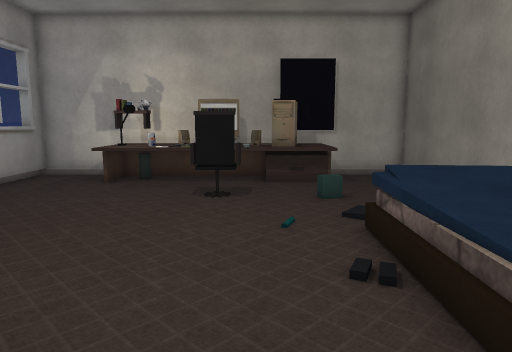
view 1 (above)

12 first-person views from a walk through a Unity game level. The camera is 1.3 m above the floor, tilts 8° down and sees 70° across. The floor is counted in squares, 0.5 m on a side. Each view is taken from the middle of a square. On the plan, view 1 faces up. The plan holds only what a view shows up to about 20 squares ahead; the rest is blank. Some surface patterns are stand-ins.

view 2
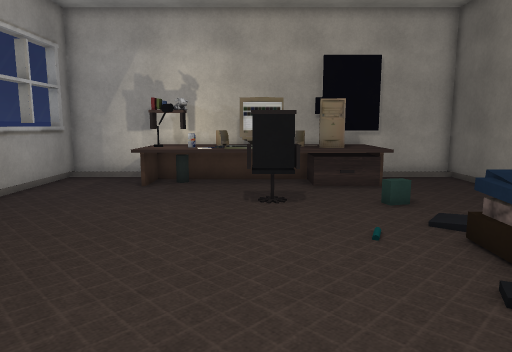

view 3
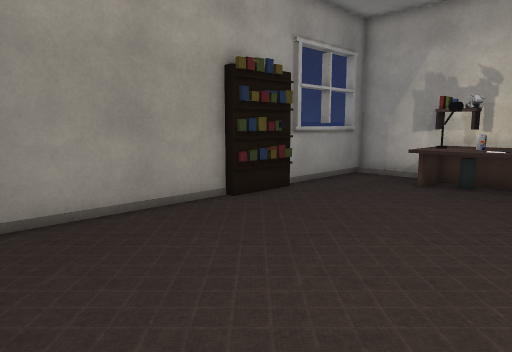

view 4
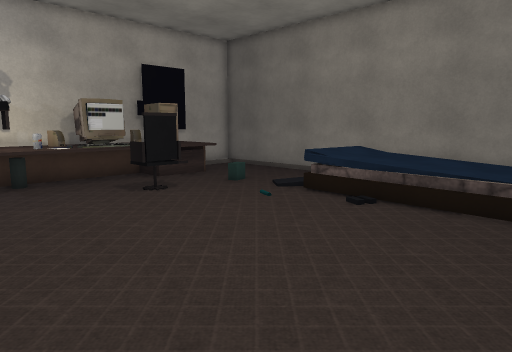

view 5
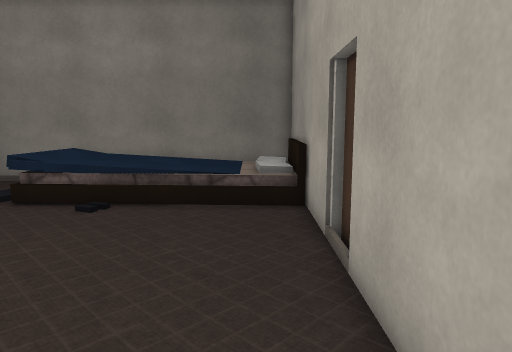

view 6
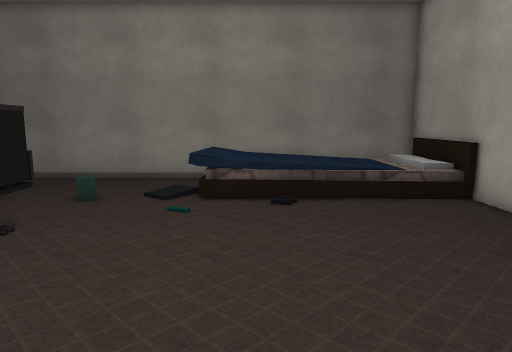

view 7
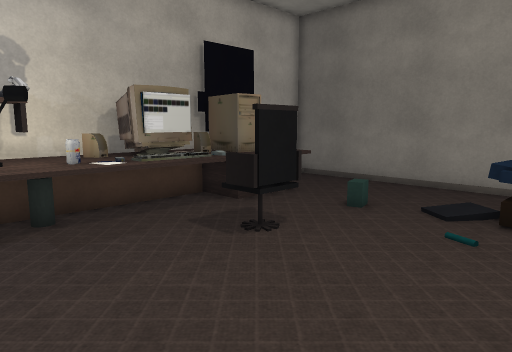

view 8
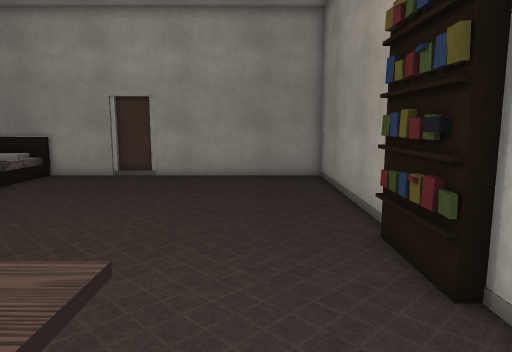

view 9
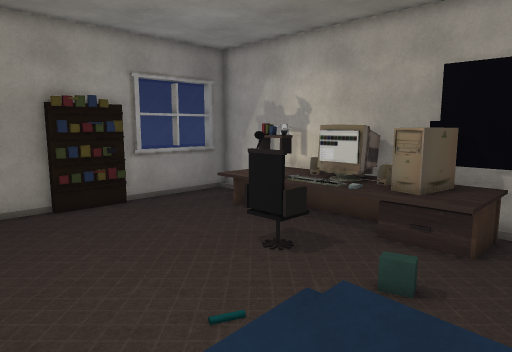

view 10
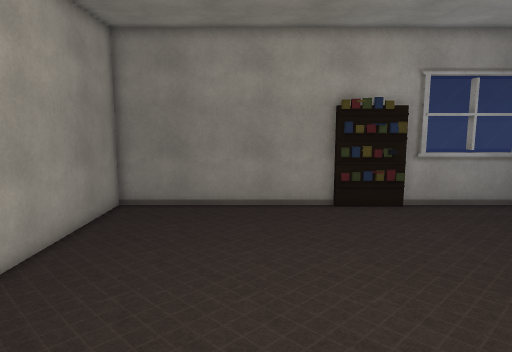

view 11
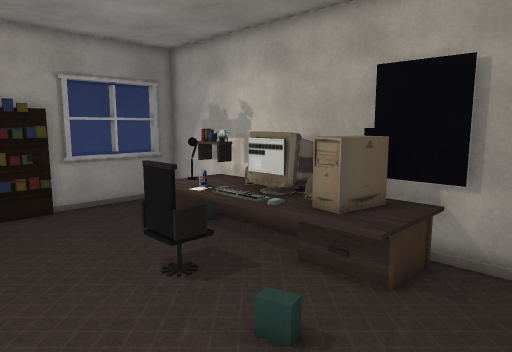

view 12
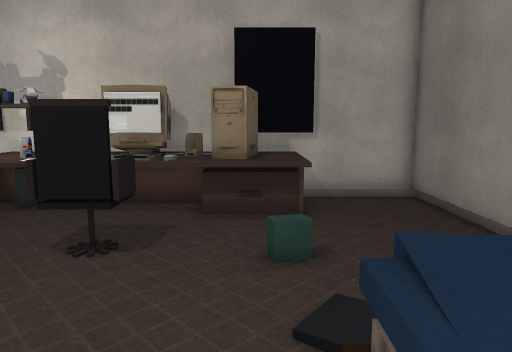

### Floor plan
Key: @ floor where view 1 was taken; # wall or solid block; x gap in a wall; . main floor; : floor 0.5 m higher than the main floor; + floor 0.75 m higher than the main floor; / step, stairs or slope; = window, fence, low wall or low ledge; ^ raised ledge; O other object.
Columns run from 12 left of view 1 to 8 right of it. Each row starts with its distance up from view 1.
 20  ####################
 19 ##...^^^^^##^##^....#
 18 #=...#O^^^##^##^....#
 17 #=...^^OO^O^^#^^....#
 16 #=...^^^O^^^^^^^....#
 15 #=......=...........#
 14 ##........OO........#
 13  #........OO...O....#
 12  #..................#
 11  #..................#
 10  #..................#
  9  #.............= ++x#
  8  #............./+++/#
  7  #............./+++/#
  6  #............./:::/#
  5  #............./::::#
  4  #............./:::/#
  3  #............./:::/#
  2  #............./:::/#
  1  #............./////#
  0  #..........@..=/://#
 -1  ####################

Positions as (right, up) in squares from view 1, and headings:
1: (0, 0), facing up
2: (-2, 1), facing up
3: (-1, 1), facing up-left
4: (-9, 0), facing up-right
5: (-9, 1), facing right
6: (-10, 7), facing right
7: (-8, 7), facing up-right
8: (-8, 18), facing down
9: (6, 5), facing up-left
10: (6, 6), facing left
11: (7, 8), facing up-left
12: (2, 6), facing up
